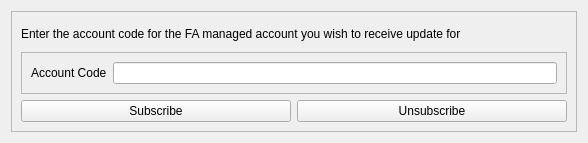
<?xml version="1.0" encoding="UTF-8"?>
<ui version="4.0">
 <class>AccountUpdate</class>
 <widget class="QWidget" name="AccountUpdate">
  <property name="geometry">
   <rect>
    <x>0</x>
    <y>0</y>
    <width>588</width>
    <height>143</height>
   </rect>
  </property>
  <property name="windowTitle">
   <string>Dialog</string>
  </property>
  <layout class="QVBoxLayout" name="verticalLayout">
   <item>
    <widget class="QFrame" name="frame">
     <property name="frameShape">
      <enum>QFrame::StyledPanel</enum>
     </property>
     <property name="frameShadow">
      <enum>QFrame::Raised</enum>
     </property>
     <layout class="QVBoxLayout" name="verticalLayout_2">
      <item>
       <widget class="QLabel" name="label">
        <property name="layoutDirection">
         <enum>Qt::LeftToRight</enum>
        </property>
        <property name="lineWidth">
         <number>1</number>
        </property>
        <property name="text">
         <string>Enter the account code for the FA managed account you wish to receive update for</string>
        </property>
       </widget>
      </item>
      <item>
       <widget class="QFrame" name="frame_2">
        <property name="frameShape">
         <enum>QFrame::StyledPanel</enum>
        </property>
        <property name="frameShadow">
         <enum>QFrame::Raised</enum>
        </property>
        <layout class="QGridLayout" name="gridLayout">
         <item row="0" column="0">
          <widget class="QLabel" name="label_2">
           <property name="text">
            <string>Account Code</string>
           </property>
          </widget>
         </item>
         <item row="0" column="1">
          <widget class="QLineEdit" name="lineEdit"/>
         </item>
        </layout>
       </widget>
      </item>
      <item>
       <layout class="QHBoxLayout" name="horizontalLayout">
        <item>
         <widget class="QPushButton" name="pushButton">
          <property name="text">
           <string>Subscribe</string>
          </property>
         </widget>
        </item>
        <item>
         <widget class="QPushButton" name="pushButton_2">
          <property name="text">
           <string>Unsubscribe</string>
          </property>
         </widget>
        </item>
       </layout>
      </item>
     </layout>
    </widget>
   </item>
  </layout>
 </widget>
 <resources/>
 <connections/>
</ui>
